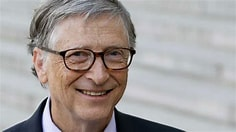
#> input picture face.jpg, 236 x 132 px
$ python face_detect.py
#> lines starting #> are read from the running program, lines starting #| are printed output that depends on the picture
import cv2

# Load the cascade
face_cascade = cv2.CascadeClassifier('haarcascade_frontalface_default.xml')

# Read the image
img = cv2.imread('face.jpg')  # Make sure you have a test image in the same folder
#> img is the input picture: shape (132, 236, 3); mean B, G, R 156.8, 158.8, 165.3
gray = cv2.cvtColor(img, cv2.COLOR_BGR2GRAY)
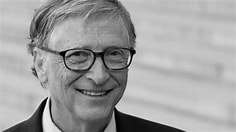
#> gray: shape (132, 236); min 0, max 254, mean 160.5

# Detect faces
faces = face_cascade.detectMultiScale(gray, 1.1, 4)
#> faces = ()

# Draw rectangle around the faces
for (x, y, w, h) in faces:
    cv2.rectangle(img, (x, y), (x+w, y+h), (255, 0, 0), 2)
#> this loop made 0 passes

# Display the output
cv2.imshow('Face Detection', img)
cv2.waitKey()
cv2.destroyAllWindows()
